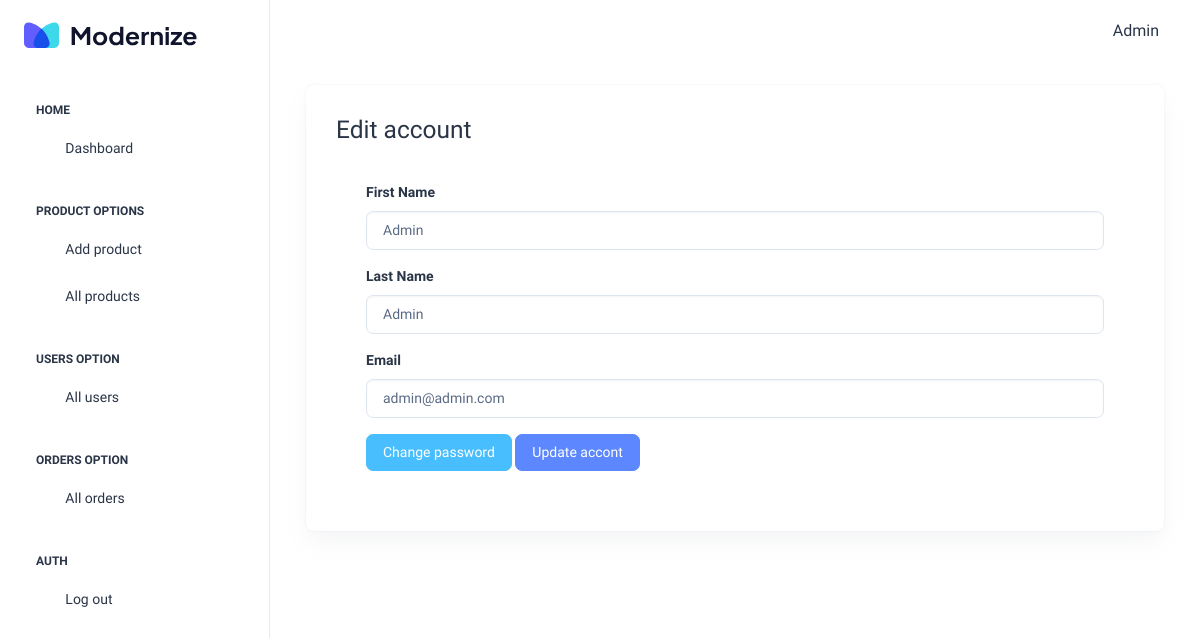
The app's page /dashboard/edit-account.php?id=5 (signed in) with its own data.
### tables this page shows
CREATE TABLE `users` (
  `id` int(11) NOT NULL,
  `first_name` varchar(255) NOT NULL,
  `last_name` varchar(255) NOT NULL,
  `email` varchar(255) NOT NULL,
  `password` varchar(255) NOT NULL,
  `role` varchar(255) NOT NULL DEFAULT 'user',
  `created_at` timestamp NOT NULL DEFAULT current_timestamp()
);

### dashboard/edit-account.php (the view)
<?php
include('header.php');
include('./conn.php');
$id = $_GET['id'];
$q = "SELECT * FROM users WHERE id = $id";
$res = mysqli_query($conn, $q);
$data = mysqli_fetch_assoc($res);
?>
<div class="container-fluid">
  <div class="container-fluid">
    <div class="card w-100">
      <div class="card-body">
        <h3 class="mb-2">Edit account</h3>
        <div class="card-body">
          <form action="account/info_edit_backend.php?id=<?php echo $id ?>" method="POST">
            <div class="mb-3">
              <label for="firstNameInput" class="form-label"
                >First Name</label
              >
              <input
                type="text"
                class="form-control"
                id="firstNameInput"
                name="first_name"
                required
                value="<?php echo $data['first_name'] ?>"
              />
            </div>
            <div class="mb-3">
              <label for="lastNameInput" class="form-label"
                >Last Name</label
              >
              <input
                type="text"
                class="form-control"
                id="lastNameInput"
                name="last_name"
                required
                value="<?php echo $data['last_name'] ?>"
              />
            </div>
            <div class="mb-3">
              <label for="emailInput" class="form-label"
                >Email</label
              >
              <input
                type="text"
                class="form-control"
                id="emailInput"
                name="email"
                required
                pattern="^[a-zA-Z0-9_.+-]+@[a-zA-Z0-9-]+\.[a-zA-Z0-9-.]+$"
                value="<?php echo $data['email'] ?>"
              />
            </div>
            <div>
              <a href="change-account-password.php" class="btn btn-secondary">
                Change password
              </a>
              <button type="submit" name="update-account-submit" class="btn btn-primary">
                Update accont
              </button>
            </div>
          </form>
        </div>
      </div>
    </div>
  </div>
</div>
<?php include('footer.php') ?>

### records on screen
users: first_name "Admin", last_name "Admin", email "admin@admin.com"

### other values on screen
$_SESSION['first_name'] "Admin"
